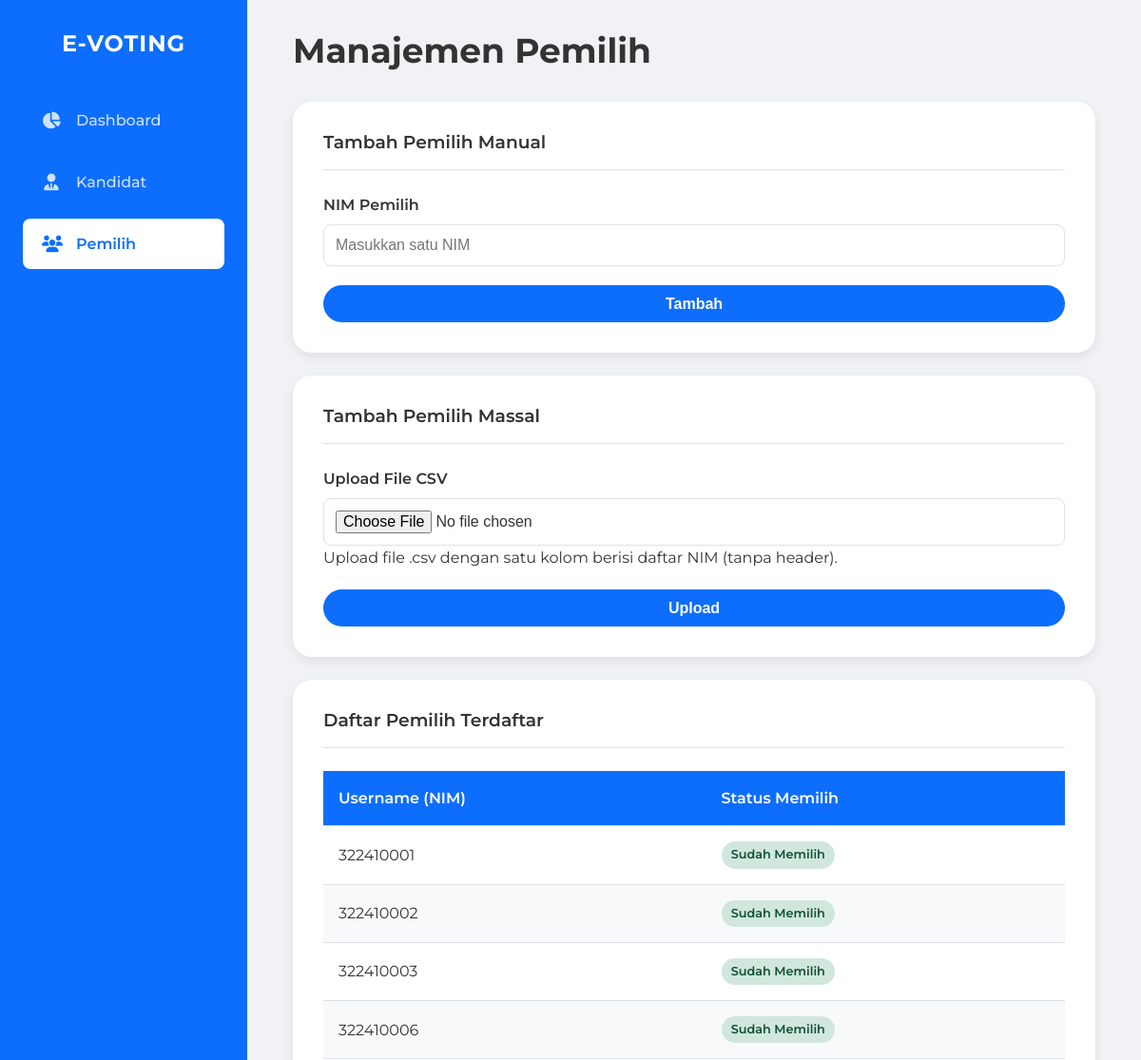
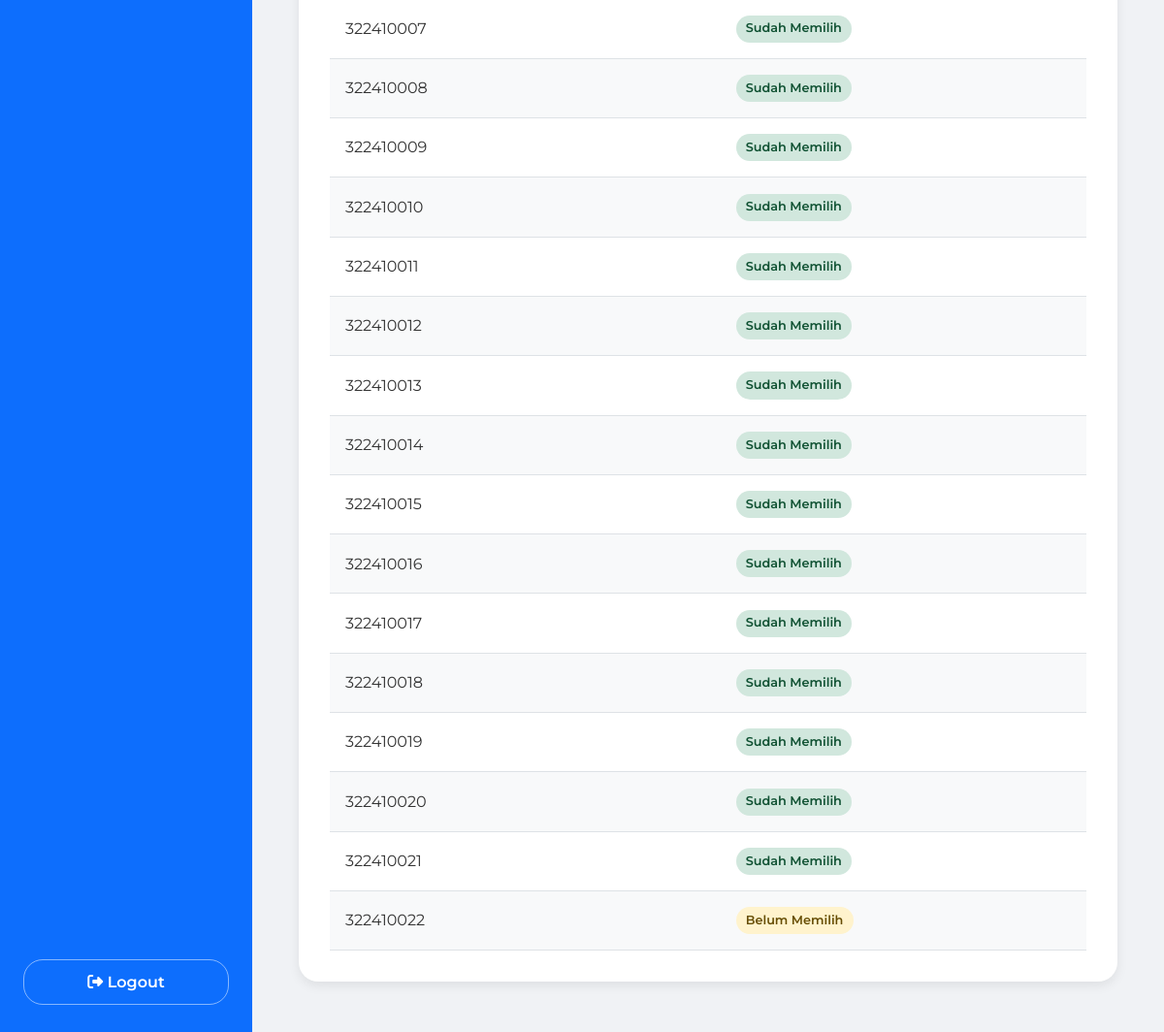
The app's page /admin/pemilih.php (signed in) with its own data (2 pictures, top to bottom).
### tables this page shows
CREATE TABLE `pengguna` (
  `id_pengguna` int(11) NOT NULL,
  `username` varchar(32) NOT NULL,
  `password` varchar(255) NOT NULL,
  `role` enum('voter','admin') NOT NULL,
  `status_memilih` tinyint(1) NOT NULL DEFAULT 0
);

### admin/pemilih.php (the view, shortened to what this page needs)
<?php
require_once __DIR__ . '/../config/koneksi.php';
$path_prefix = '../';
?>
<!DOCTYPE html>
<html lang="id">
<head>
    <link rel="stylesheet" href="https://cdnjs.cloudflare.com/ajax/libs/font-awesome/6.5.2/css/all.min.css">
    <link rel="stylesheet" href="<?php echo $path_prefix; ?>assets/css/style.css">
</head>
<body class="admin-page-body">
<div class="admin-layout">
    <aside class="admin-sidebar">
        <h1 class="admin-sidebar-title">E-VOTING</h1>
        <nav class="admin-nav">
            <a href="index.php"><i class="fa-solid fa-chart-pie"></i> Dashboard</a>
            <a href="kandidat.php"><i class="fa-solid fa-user-tie"></i> Kandidat</a>
            <a href="pemilih.php" class="active"><i class="fa-solid fa-users"></i> Pemilih</a>
        </nav>
        <div class="admin-sidebar-footer">
            <a href="<?php echo $path_prefix; ?>logout.php" class="btn btn-nav">
                <i class="fa-solid fa-right-from-bracket"></i> Logout
            </a>
        </div>
    </aside>
    <main class="admin-main-content">
        <div class="page-header">
            <h1>Manajemen Pemilih</h1>
        </div>
        <div class="management-grid">
            <div class="content-card">
                <h3>Tambah Pemilih Manual</h3>
                <form class="form" action="_proses/pemilih_proses.php" method="POST">
                    <div class="form-group">
                        <label for="nim_manual">NIM Pemilih</label>
                        <input type="text" id="nim_manual" name="nim" class="form-input" placeholder="Masukkan satu NIM" required>
                    </div>
                    <button type="submit" name="tambah_manual" class="btn btn-primary btn-block">Tambah</button>
                </form>
            </div>
            <div class="content-card">
                <h3>Tambah Pemilih Massal</h3>
                <form class="form" action="_proses/pemilih_proses.php" method="POST" enctype="multipart/form-data">
                    <div class="form-group">
                        <label for="csv_file">Upload File CSV</label>
                        <input type="file" id="csv_file" name="file_csv" class="form-input" accept=".csv" required>
                        <p class="form-hint">Upload file .csv dengan satu kolom berisi daftar NIM (tanpa header).</p>
                    </div>
                    <button type="submit" name="tambah_csv" class="btn btn-primary btn-block">Upload</button>
                </form>
            </div>
        </div>
        <div class="content-card">
            <h3>Daftar Pemilih Terdaftar</h3>
            <div class="table-responsive-wrapper">
                <table class="data-table">
                    <thead>
                        <tr>
                            <th>Username (NIM)</th>
                            <th>Status Memilih</th>
                        </tr>
                    </thead>
                    <tbody>
                        <?php
                        $result = mysqli_query($koneksi, "SELECT username, status_memilih FROM pengguna WHERE role='voter' ORDER BY username ASC");
                        while ($row = mysqli_fetch_assoc($result)):
                        ?>
                        <tr>
                            <td><?php echo htmlspecialchars($row['username']); ?></td>
                            <td>
                                <?php if ($row['status_memilih']): ?>
                                    <span class="status-badge status-voted">Sudah Memilih</span>
                                <?php else: ?>
                                    <span class="status-badge status-not-voted">Belum Memilih</span>
                                <?php endif; ?>
                            </td>
                        </tr>
                        <?php endwhile; ?>
                    </tbody>
                </table>
            </div>
        </div>
    </main>
</div>
</body>
</html>

### assets/css/style.css (style rules this page uses)
:root { --primary-color: #0d6efd; --primary-hover: #0b5ed7; --success-color: #198754; --danger-color: #dc3545; --light-color: #f8f9fa; --text-color: #333; --border-color: #dee2e6; --body-bg: #f0f2f5; --card-bg: #ffffff; --shadow: 0 4px 12px rgba(0, 0, 0, 0.08); --border-radius: 20px; }
*, *::before, *::after { box-sizing: border-box; margin: 0; padding: 0; }
html { font-size: 16px; }
body { font-family: 'Montserrat', sans-serif; background-color: var(--body-bg); color: var(--text-color); line-height: 1.6; }
a { color: var(--primary-color); text-decoration: none; transition: color 0.2s ease-in-out; }
h1, h2, h3, h4, h5, h6 { margin-bottom: 0.75rem; font-weight: 600; line-height: 1.2; }
.admin-page-body .admin-layout { display: flex; width: 100%; min-height: 100vh; }
.admin-page-body .admin-sidebar { position: fixed; top: 0; left: 0; bottom: 0; width: 260px; z-index: 1000; background-color: var(--primary-color); color: #fff; padding: 2rem 1.5rem; display: flex; flex-direction: column; flex-shrink: 0; }
.admin-page-body .admin-sidebar-title { font-size: 1.5rem; text-align: center; margin-bottom: 2.5rem; letter-spacing: 1px; font-weight: 700; }
.admin-page-body .admin-nav { display: flex; flex-direction: column; gap: 0.75rem; flex-grow: 1; }
.admin-page-body .admin-nav a { display: flex; align-items: center; padding: 0.85rem 1.25rem; border-radius: 8px; color: rgba(255, 255, 255, 0.8); font-weight: 500; transition: background-color 0.2s, color 0.2s; }
.admin-page-body .admin-nav a.active { background-color: #fff; color: var(--primary-color); font-weight: 600; }
.admin-page-body .admin-nav i { margin-right: 1rem; width: 20px; text-align: center; font-size: 1.1rem; }
.admin-page-body .admin-sidebar-footer .btn-nav { width: 100%; border: 1px solid rgba(255, 255, 255, 0.5); color: rgb(255, 255, 255); background-color: transparent; }
.admin-page-body .admin-main-content { flex-grow: 1; padding: 2rem 3rem; overflow-y: auto; margin-left: 260px; }
.admin-page-body .admin-main-content .page-header { border: none; padding-bottom: 0; margin-bottom: 2rem; }
.admin-page-body .admin-main-content .page-header h1 { font-size: 2.25rem; font-weight: 700; }
.admin-page-body .admin-main-content .content-card { background: var(--card-bg); padding: 2rem; border-radius: var(--border-radius); box-shadow: var(--shadow); margin-bottom: 1.5rem; }
.admin-page-body .admin-main-content .data-table thead th { background-color: var(--primary-color); color: white; font-weight: 600; font-size: 1rem; }
.content-card h3 { margin-top: 0; padding-bottom: 1rem; border-bottom: 1px solid var(--border-color); margin-bottom: 1.5rem; }
.btn { display: inline-block; padding: 0.6rem 1.2rem; font-size: 1rem; font-weight: 600; text-align: center; border: 1px solid transparent; border-radius: var(--border-radius); cursor: pointer; transition: all 0.2s ease-in-out; }
.btn-primary { background-color: var(--primary-color); color: #fff; }
.btn-block { width: 100%; }
.form-group { margin-bottom: 1.25rem; }
.form-group label { display: block; margin-bottom: 0.5rem; font-weight: 600; }
.form-input, textarea.form-input { width: 100%; padding: 0.75rem; border: 1px solid var(--border-color); border-radius: 8px; font-size: 1rem; }
.data-table { width: 100%; border-collapse: collapse; }
.data-table th, .data-table td { padding: 1rem; text-align: left; border-bottom: 1px solid var(--border-color); }
.data-table tbody tr:nth-child(even) { background-color: var(--light-color); }
.status-badge { display: inline-block; padding: 0.3em 0.8em; border-radius: 20px; font-weight: 600; font-size: 0.8rem; text-align: center; }
.status-voted { background-color: #d1e7dd; color: #0f5132; }
.status-not-voted { background-color: #fff3cd; color: #664d03; }

### records on screen
pengguna: username "322410001", status_memilih "Sudah Memilih"
pengguna: username "322410002", status_memilih "Sudah Memilih"
pengguna: username "322410003", status_memilih "Sudah Memilih"
pengguna: username "322410006", status_memilih "Sudah Memilih"
pengguna: username "322410007", status_memilih "Sudah Memilih"
pengguna: username "322410008", status_memilih "Sudah Memilih"
pengguna: username "322410009", status_memilih "Sudah Memilih"
pengguna: username "322410010", status_memilih "Sudah Memilih"
pengguna: username "322410011", status_memilih "Sudah Memilih"
pengguna: username "322410012", status_memilih "Sudah Memilih"
pengguna: username "322410013", status_memilih "Sudah Memilih"
pengguna: username "322410014", status_memilih "Sudah Memilih"
pengguna: username "322410015", status_memilih "Sudah Memilih"
pengguna: username "322410016", status_memilih "Sudah Memilih"
pengguna: username "322410017", status_memilih "Sudah Memilih"
pengguna: username "322410018", status_memilih "Sudah Memilih"
pengguna: username "322410019", status_memilih "Sudah Memilih"
pengguna: username "322410020", status_memilih "Sudah Memilih"
pengguna: username "322410021", status_memilih "Sudah Memilih"
pengguna: username "322410022", status_memilih "Belum Memilih"
